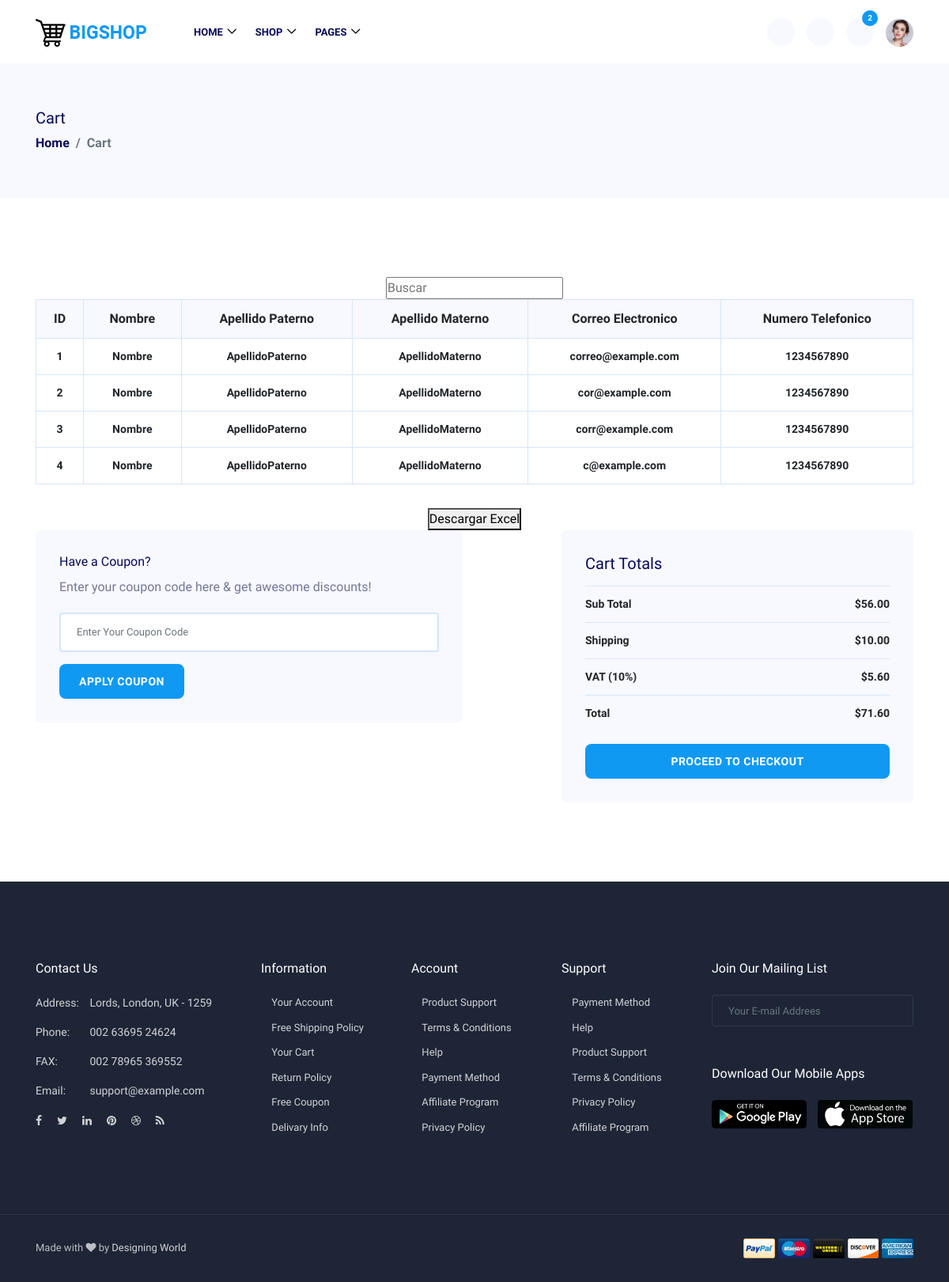
Before: /cart/ with the older database file.
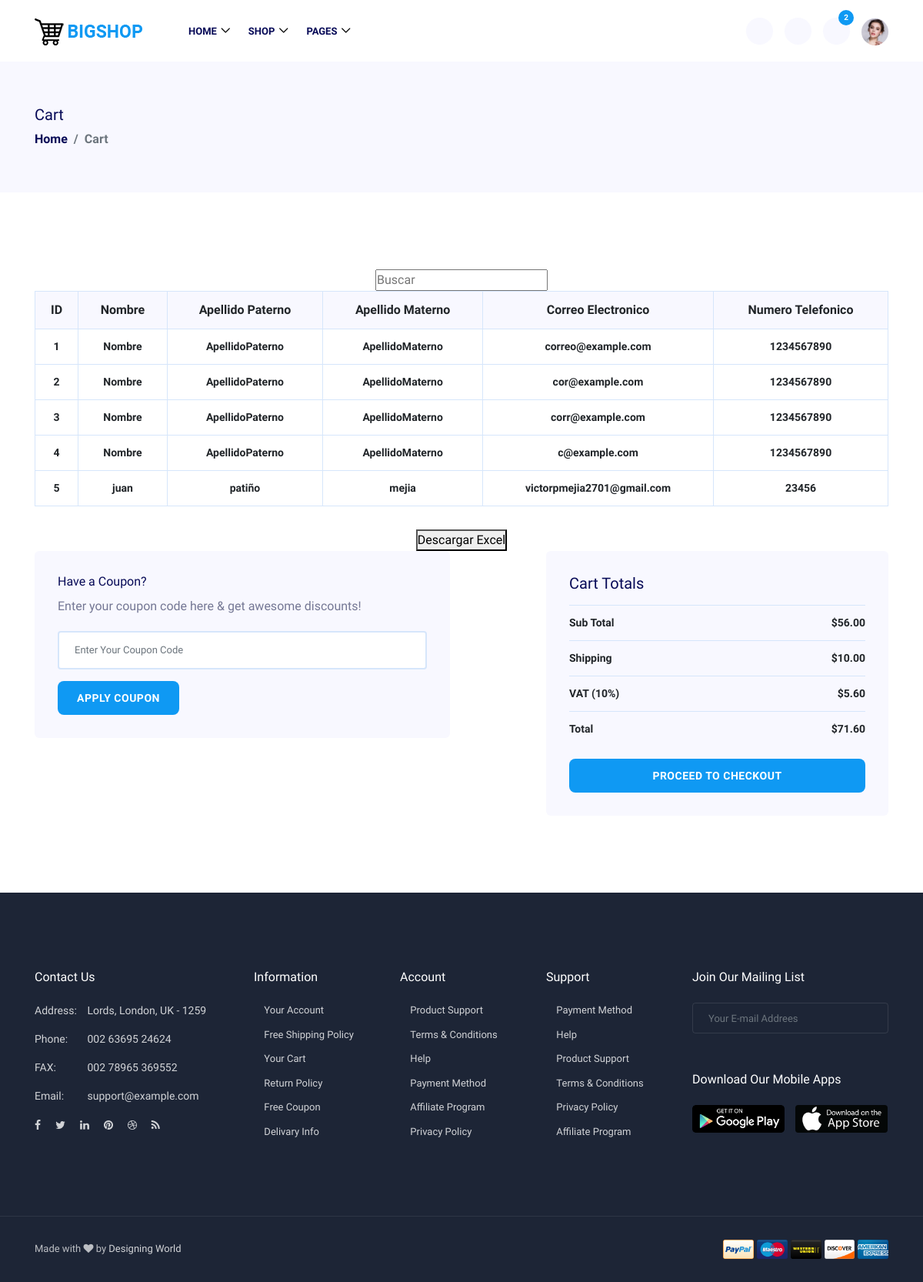
After: the same page with the newer database file.
### api/models.py (models this page shows, shortened)
class Usuario(AbstractUser):
    idUsuario = models.AutoField(primary_key=True, db_column='idUsuario')
    nombreUsuario = models.CharField(max_length=50, db_column='nombreUsuario')
    apellidoPaterno = models.TextField(max_length=50, db_column='apellidoPaterno')
    apellidoMaterno = models.TextField(max_length=50, db_column='apellidoMaterno')
    password = models.TextField(max_length=128)
    correoElectronico = models.EmailField(unique=True, db_column='correoElectronico')
    numeroTelefonico = models.IntegerField(db_column='numeroTelefonico')
    groups = models.ManyToManyField(Group, verbose_name='Grupos', blank=True, related_name='usuarios')
    user_permissions = models.ManyToManyField(Permission, verbose_name='Permisos', blank=True, related_name='usuarios')
    first_name = None
    last_name = None
    last_login = None
    email =None
    date_joined = None
    is_active = None
    is_staff = None
    is_superuser= None

### api/views.py (the view)
# urls.py: path("cart/", cart.as_view(), name="cart"),
class cart(APIView):
    template_name = "cart.html"
    def get(self, request):
        usuarios = Usuario.objects.all()
        return render(request, "cart.html", {"usuarios": usuarios})

### api/templates/cart.html (shortened to what the changed rows need)
{% load static %}
<!doctype html>
<html lang="en">
<head>
    <link rel="stylesheet" href="{% static 'css/default/classy-nav.min.css'%}">
    <link rel="stylesheet" href="{% static 'css/default/icofont.min.css'%}">
    <link rel="stylesheet" href="{% static 'css/animate.css'%}">
    <link rel="stylesheet" href="{% static 'css/bootstrap.min.css'%}">
    <link rel="stylesheet" href="{% static 'css/font-awesome.min.css'%}">
    <link rel="stylesheet" href="{% static 'css/jquery-ui.min.css'%}">
    <link rel="stylesheet" href="{% static 'css/magnific-popup.css'%}">
    <link rel="stylesheet" href="{% static 'css/nice-select.css'%}">
    <link rel="stylesheet" href="{% static 'css/owl.carousel.min.css'%}">
    <link rel="stylesheet" href="{% static 'css/style.css'%}">
</head>
<body>
    <div class="cart_area section_padding_100_70 clearfix">
        <div class="container">
            <div class="row justify-content-between">
                <div class="col-12">
                    <div class="cart-table">
                        <div class="table-responsive">
                            <table id="usuarios" class="table table-bordered mb-30">
                                <thead>
                                    <tr>
                                        <th scope="col">ID</th>
                                        <th scope="col">Nombre</th>
                                        <th scope="col">Apellido Paterno</th>
                                        <th scope="col">Apellido Materno</th>
                                        <th scope="col">Correo Electronico</th>
                                        <th scope="col">Numero Telefonico</th>
                                    </tr>
                                </thead>
                                <tbody>
                                    {% for usuario in usuarios %}
                                    <tr>
                                        <td>{{ usuario.idUsuario }}</td>
                                        <td>{{ usuario.nombreUsuario }}</td>
                                        <td>{{ usuario.apellidoPaterno }}</td>
                                        <td>{{ usuario.apellidoMaterno }}</td>
                                        <td>{{ usuario.correoElectronico }}</td>
                                        <td>{{ usuario.numeroTelefonico }}</td>
                                    </tr>
                                    {% endfor %}
                                </tbody>
                            </table>
                        </div>
                    </div>
                </div>
            </div>
        </div>
    </div>
</body>
</html>

Changed rows visible on the page:
added Usuario: idUsuario "5", nombreUsuario "juan", apellidoPaterno "patiño", apellidoMaterno "mejia", correoElectronico "victorpmejia2701@gmail.com", numeroTelefonico "23456"
